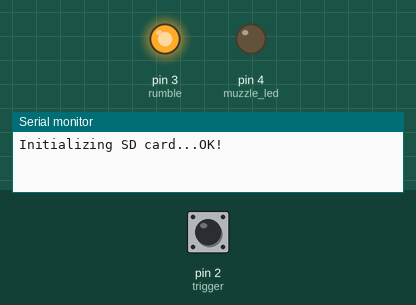
A sketch run on a simulated Arduino Uno, built with avr-gcc and run on an emulated ATmega328P. Shown: output pins drawn as LEDs (lit = HIGH), the last lines printed to the serial monitor. The test bench sets the inputs (shaded band); at power-on: pin 2 (trigger) HIGH. Storage starts empty; the audio player accepts every command and is not drawn.

Above: at 1.3 s.
1.4 s: pin 2 (trigger) pulled LOW for 0.15 s
At 1.63 s:
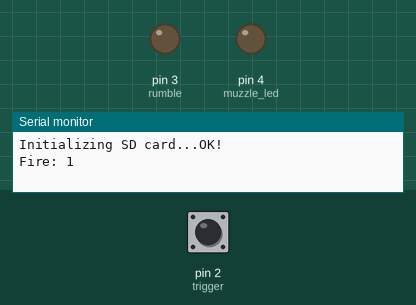
Timing chart, 0 to 4.4 s (numbered marks = the images above; inputs shaded):
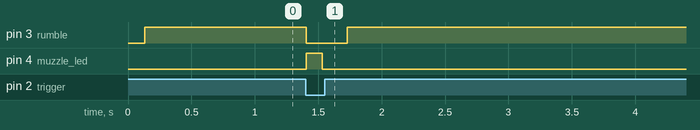

The sketch:

dc-15s.ino
```cpp
// (licence header left out)
#include <SPI.h>     // include Arduino SPI library
#include <SD.h>      // include Arduino SD library
#include "TMRpcm.h"  // include TMRpcm library

#define trigger     2
#define rumble   3
#define muzzle_led   4
#define buffSize 128 //must be an even number
//#define SD_FULLSPEED
#define HANDLE_TAGS
#define DISABLE_SPEAKER2
//#define USE_TIMER2
#define debug

TMRpcm audio;

File root;
int triggerCount;
int triggerState;

void setup(void) {
  triggerCount = 0;
  triggerState = 0;
  Serial.begin(9600);
  pinMode(trigger,   INPUT_PULLUP);

  Serial.print("Initializing SD card...");
  if (!SD.begin()) {
    Serial.println("failed!");
    while(true);  // stay here.
  }
  Serial.println("OK!");

  audio.speakerPin = 9;  // set speaker output to pin 9

  root = SD.open("/");      // open SD card main root
  printDirectory(root, 0);  // print all files names and sizes

  audio.setVolume(6);    //   0 to 7. Set volume level
  audio.quality(0);      //  Set 1 for 2x oversampling Set 0 for normal
       File fireSound =  SD.open("/silence.wav");  // open next file
       delay(100);
       audio.play( fireSound.name() );      // play the audio
  pinMode(muzzle_led, OUTPUT);    // sets the digital pin 13 as output
  pinMode(rumble, OUTPUT);    // sets the digital pin 13 as output
  digitalWrite(muzzle_led, LOW); // sets the digital pin 13 on
  digitalWrite(rumble, HIGH);  // sets the digital pin 13 off

}

// main loop
void loop() {
  /*
  int Value = digitalRead(trigger);
  Serial.println(Value*10000);
  delay(10);
  */
  /*
  if ( !audio.isPlaying() ) {
    // no audio file is playing
    File entry =  SD.open("/fire.wav");  // open next file
    audio.play( entry.name() );      // play the audio file

  }*/
  if ( digitalRead(trigger) && triggerState) {
      while( !digitalRead(trigger) || audio.isPlaying()) {
        delay(10);
      }

      triggerState = 0;
  }
  if ( !digitalRead(trigger) && !triggerState) {
    if (triggerCount >= 8) {
       File fireSound =  SD.open("/empty.wav");  // open next file
       audio.play( fireSound.name() );      // play the audio file

       delay(441);

       audio.disable();
       triggerCount = 0;
       software_reboot();

    }
    // 'next' button is pressed
      triggerState = 1;
      // no audio file is playing

      Serial.print("Fire: ");
      Serial.println(++triggerCount);
      File fireSound =  SD.open("/fire.wav");  // open next file
      audio.play( fireSound.name() );      // play the audio file

      digitalWrite(muzzle_led, HIGH); // sets the digital pin 13 on
      digitalWrite(rumble, LOW); // sets the digital pin 13 on
      delay(125);
      digitalWrite(muzzle_led, LOW); // sets the digital pin 13 on

      delay(200);
      digitalWrite(rumble, HIGH);  // sets the digital pin 13 off


  }

}

// a small function for buttons debounce
bool debounce (int bt)
{
  byte count = 0;
  for(byte i = 0; i < 5; i++)
  {
    if ( !digitalRead(bt) )
      count++;
    delay(10);
  }

  if(count > 2)  return 1;
  else           return 0;
}

void printDirectory(File dir, int numTabs) {
  while (true) {

    File entry =  dir.openNextFile();
    if (! entry) {
      // no more files
      break;
    }
    for (uint8_t i = 0; i < numTabs; i++) {
      Serial.print('\t');
    }
    Serial.print(entry.name());
    if (entry.isDirectory()) {
      Serial.println("/");
      printDirectory(entry, numTabs + 1);
    } else {
      // files have sizes, directories do not
      Serial.print("\t\t");
      Serial.println(entry.size(), DEC);
    }
    entry.close();
  }
}
 void software_reboot()
{
asm volatile (" jmp 0");
}
// end of code.
```

Measured:
- after the input at 1.4 s, pin 3 (rumble): HIGH → LOW at once, → HIGH 0.33 s later; pin 4 (muzzle_led): LOW → HIGH at once, → LOW 0.13 s later
